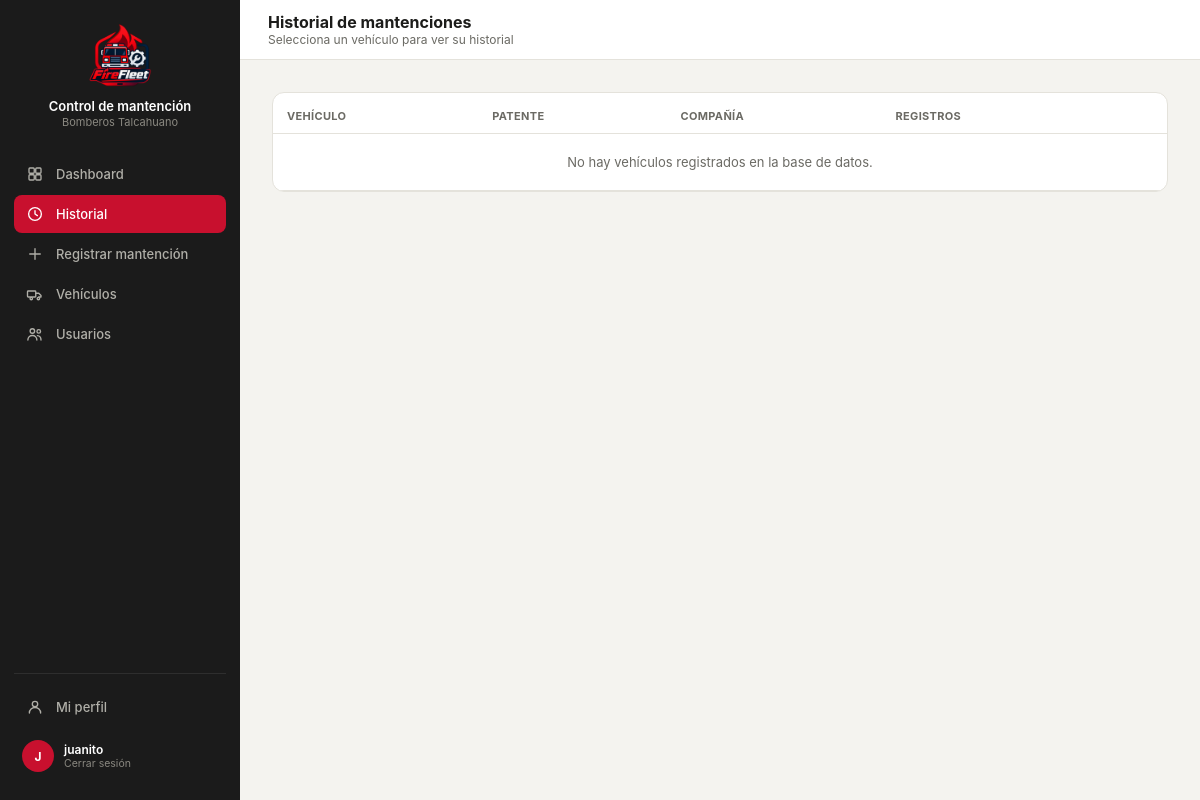
/historial/ (signed in), run on an earlier commit of the app's database.
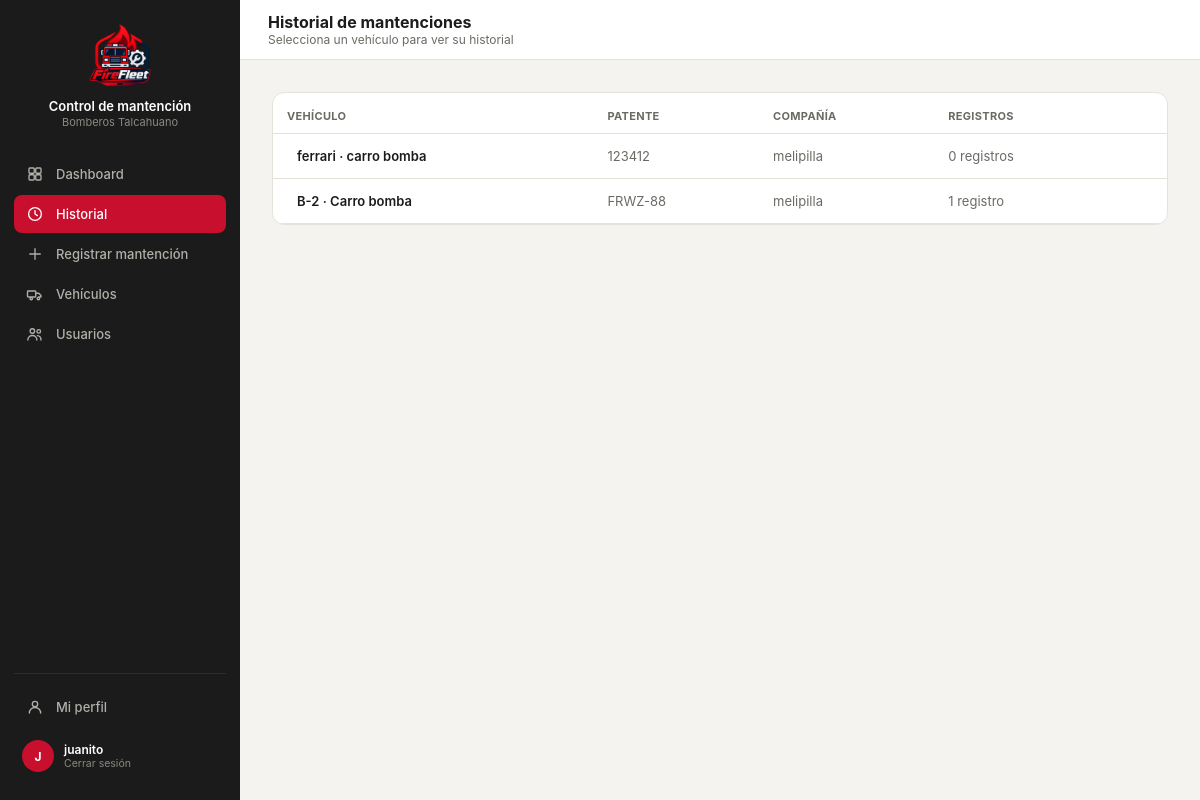
And on a later commit of the database.
### core/models.py (models this page shows, shortened)
class Vehiculo(models.Model):
    id_vehi = models.AutoField(primary_key=True)
    patente = models.CharField(max_length=10, unique=True, null=True, blank=True)
    tipo_v = models.CharField(max_length=50)
    modelo = models.CharField(max_length=80, blank=True)
    anio = models.IntegerField(null=True, blank=True, db_column="año")
    id_compania = models.ForeignKey(
        Compania, on_delete=models.PROTECT, db_column="id_compania", related_name="vehiculos",
    )
    estado = models.CharField(max_length=30, default="operativo")
    kilometraje = models.DecimalField(max_digits=10, decimal_places=2, default=0)
    proxima_mantencion = models.DateField(null=True, blank=True)
    class Meta:
        db_table = "vehiculo"

class Compania(models.Model):
    id_comp = models.AutoField(primary_key=True)
    nombre = models.CharField(max_length=100)
    direccion = models.CharField(max_length=200, blank=True, db_column="dirección")
    telefono = models.CharField(max_length=20, blank=True, db_column="teléfono")
    class Meta:
        db_table = "compania"
        verbose_name_plural = "Compañías"

### core/views.py (the view)
# urls.py: path('historial/', views.historial, name='historial'),
@login_required(login_url='index')
def historial(request):
    vehiculos = Vehiculo.objects.select_related('id_compania').annotate(
        num_registros=Count('mantenciones')
    ).all()
    perfil_usuario = getattr(request.user, 'perfil', None)
    is_admin = request.user.is_superuser or bool(
        perfil_usuario and (perfil_usuario.rol or '').lower() == 'administrador'
    )
    if perfil_usuario:
        nombre = perfil_usuario.nombre
        rol = perfil_usuario.rol
        comp = str(perfil_usuario.id_compania) if perfil_usuario.id_compania else 'Sin Compañía'
    else:
        nombre = request.user.get_full_name() or request.user.username
        rol = ''
        comp = 'Sin Compañía'
    current_user_data = {
        'name': nombre,
        'rol': rol,
        'comp': comp,
        'initials': ''.join([palabra[0].upper() for palabra in nombre.split()[:2]]) or '??',
        'isAdmin': is_admin,
    }
    context = {
        'vehiculos': vehiculos,
        'current_user': current_user_data,
        'current_user_json': {'isAdmin': is_admin},
    }
    return render(request, 'core/historial.html', context)

### core/templates/core/historial.html (shortened to what this page needs)
{% load static %}
<!DOCTYPE html>
<html lang="es">
<head>
<link rel="stylesheet" href="https://cdnjs.cloudflare.com/ajax/libs/tabler-icons/2.44.0/iconfont/tabler-icons.min.css">
<link rel="stylesheet" href="{% static 'styles.css' %}">
</head>
<body>
<div class="layout">
  <div class="sidebar">
    <div class="sidebar-brand">
      <div class="logo"><img src="/imagenes/logo2.png" alt="Logo Control de mantención"></div>
      <div><p class="t1">Control de mantención</p><p class="t2">Bomberos Talcahuano</p></div>
    </div>
    <a class="nav-item" href="{% url 'dashboard' %}">Dashboard</a>
    <a class="nav-item active" href="{% url 'historial' %}"><svg class="nav-icon" viewBox="0 0 24 24" fill="none" stroke="currentColor" stroke-width="1.8" stroke-linecap="round" stroke-linejoin="round"><circle cx="12" cy="12" r="8.5"/><polyline points="12 7.5 12 12 15.2 14.2"/></svg>Historial</a>
    <a class="nav-item" href="{% url 'registrar' %}"><svg class="nav-icon" viewBox="0 0 24 24" fill="none" stroke="currentColor" stroke-width="1.8" stroke-linecap="round" stroke-linejoin="round"><line x1="12" y1="5" x2="12" y2="19"/><line x1="5" y1="12" x2="19" y2="12"/></svg>Registrar mantención</a>
    <a class="nav-item nav-vehiculos" href="{% url 'vehiculos' %}" style="display:none;"><svg class="nav-icon" viewBox="0 0 24 24" fill="none" stroke="currentColor" stroke-width="1.8" stroke-linecap="round" stroke-linejoin="round"><rect x="2" y="8" width="11" height="8" rx="1"/><path d="M13 11h4l3 3v2h-3"/><circle cx="7" cy="18" r="1.6"/><circle cx="16.5" cy="18" r="1.6"/></svg>Vehículos</a>
    <a class="nav-item nav-usuarios" href="{% url 'usuarios' %}" style="display:none;"><svg class="nav-icon" viewBox="0 0 24 24" fill="none" stroke="currentColor" stroke-width="1.8" stroke-linecap="round" stroke-linejoin="round"><circle cx="8.5" cy="8" r="3"/><path d="M2.5 20c0-3.6 2.7-6 6-6s6 2.4 6 6"/><circle cx="17" cy="8.5" r="2.4"/><path d="M15.2 14.2c2.7 0.2 4.8 2.3 4.8 5.8"/></svg>Usuarios</a>
    <div class="sidebar-footer">
      <a class="nav-item" href="{% url 'perfil' %}"><svg class="nav-icon" viewBox="0 0 24 24" fill="none" stroke="currentColor" stroke-width="1.8" stroke-linecap="round" stroke-linejoin="round"><circle cx="12" cy="8" r="3.6"/><path d="M4.5 20c0-4.1 3.4-7.4 7.5-7.4s7.5 3.3 7.5 7.4"/></svg>Mi perfil</a>
      <a class="sidebar-user" href="{% url 'logout' %}" style="margin-top:6px; text-decoration:none;">
        <div class="av">{{ current_user.initials }}</div>
        <div><p class="name">{{ current_user.name }}</p><p class="role">Cerrar sesión</p></div>
      </a>
    </div>
  </div>
  <div class="main">
    <div class="topbar">
      <div style="display:flex; align-items:center; gap:12px;">
        <div><h2>Historial de mantenciones</h2><p class="crumb">Selecciona un vehículo para ver su historial</p></div>
      </div>
    </div>
    <div class="content" id="content">
      <div class="card" style="padding:0; overflow:hidden;">
        <table>
          <thead>
            <tr>
              <th>Vehículo</th>
              <th>Patente</th>
              <th>Compañía</th>
              <th>Registros</th>
              <th></th>
            </tr>
          </thead>
          <tbody>
            {% for v in vehiculos %}
           <tr class="clickable">
  <td style="font-weight:600;">
    <a href="{% url 'detalle' v.pk %}" style="text-decoration:none; color:inherit; display:flex; align-items:center; gap:10px;">
      {{ v.modelo }} · {{ v.tipo_v }}
    </a>
  </td>
  <td style="color:var(--text2);">{{ v.patente }}</td>
  <td style="color:var(--text2);">{{ v.id_compania.nombre|default:"Sin compañía" }}</td>
  <td style="color:var(--text2);">{{ v.num_registros }} registro{% if v.num_registros != 1 %}s{% endif %}</td>
  <td style="text-align:right; color:var(--text2);">
  </td>
</tr>
            {% empty %}
            <tr>
              <td colspan="5" style="text-align:center; padding: 20px; color:var(--text2);">No hay vehículos registrados en la base de datos.</td>
            </tr>
            {% endfor %}
          </tbody>
        </table>
      </div>
    </div>
  </div>
</div>
</body>
</html>

What changed in the data, as far as the page shows it:
added Vehiculo: modelo "ferrari", tipo_v "carro bomba", patente "123412", id_compania.nombre "melipilla", num_registros "0"
added Vehiculo: modelo "B-2", tipo_v "Carro bomba", patente "FRWZ-88", id_compania.nombre "melipilla", num_registros "1"
Also different on the page:
text no longer shown: "No hay vehículos registrados en la base de datos."
